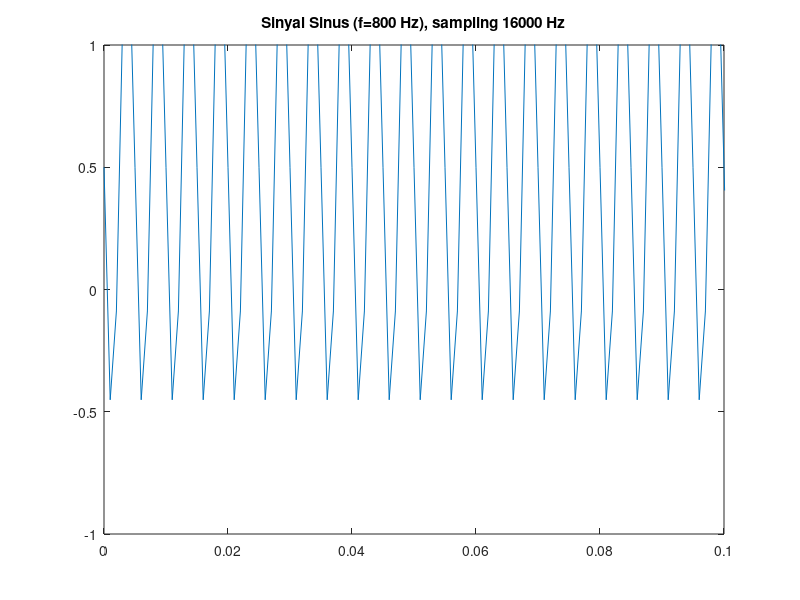

Source code (MATLAB):
clear all;
f=800;
fs=16000;
t=0:0.001:1.0;
y=0.5+sin(2*pi*f*t);
sound(y,fs);
plot(t,y); axis([0 0.1 -1 1]);
title('Sinyal Sinus (f=800 Hz), sampling 16000 Hz');